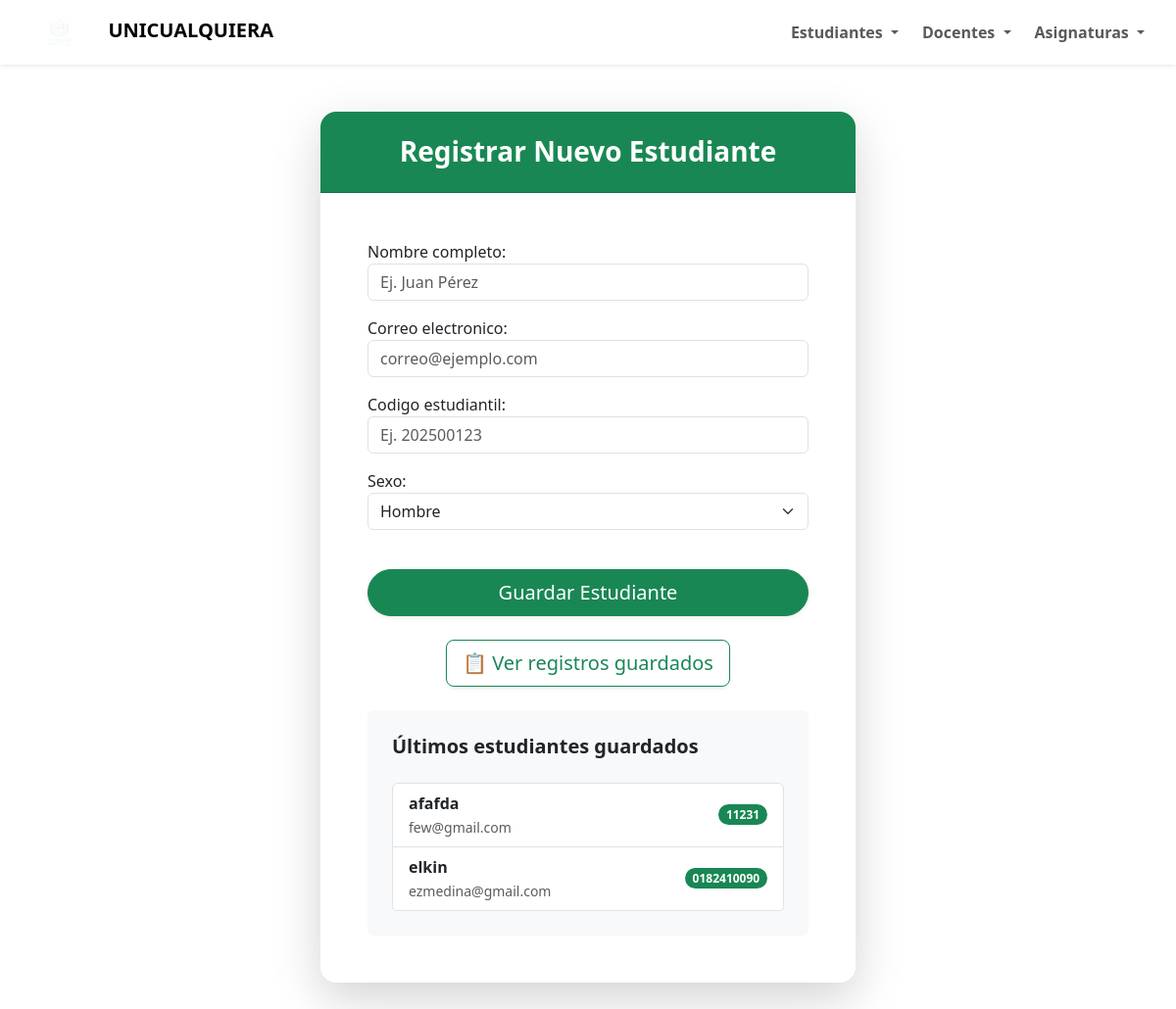
The app's page /estudiantes/crear-estudiante/, older data.
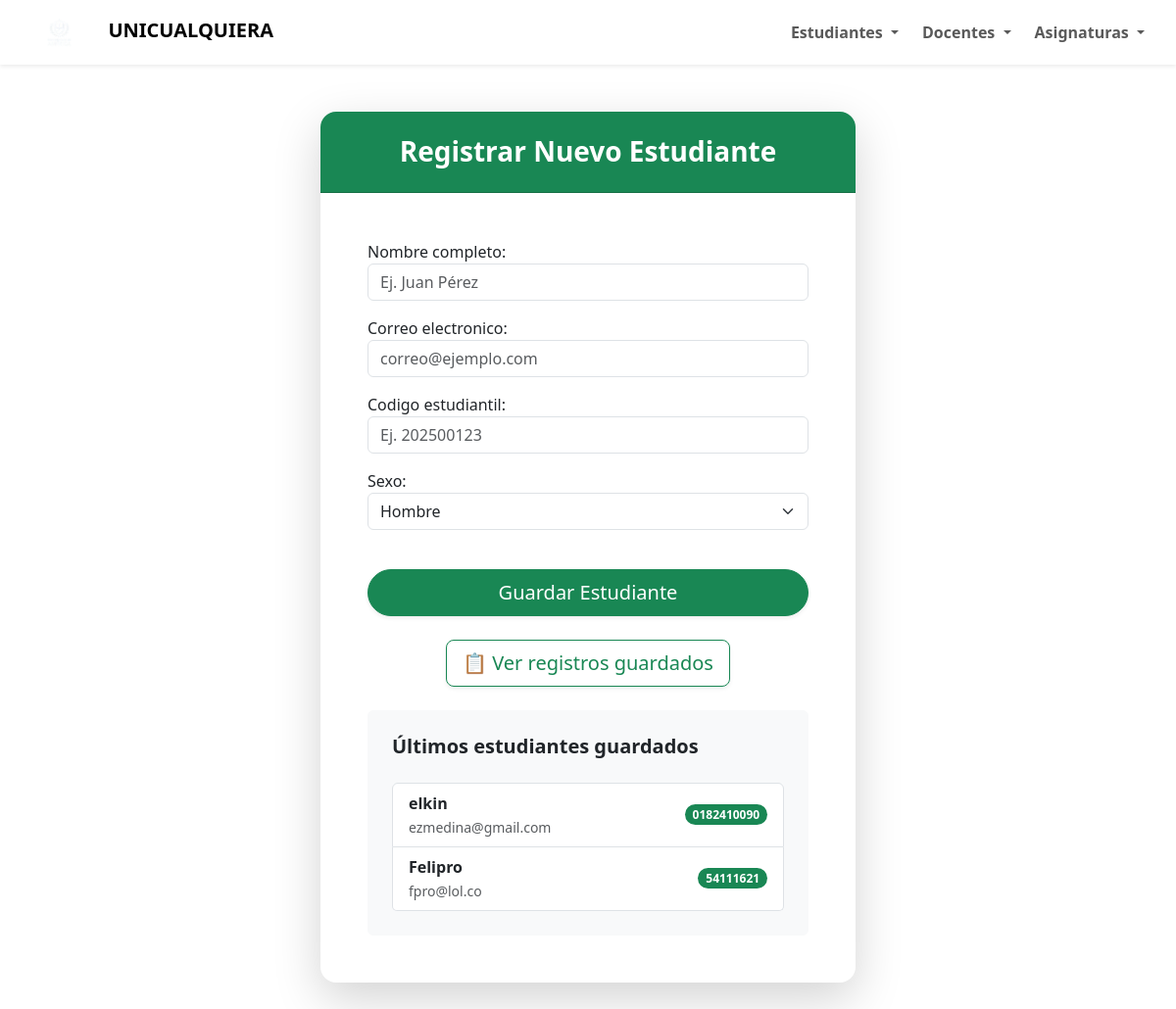
The same page, newer data.
### apps/estudiantes/models.py (models this page shows, shortened)
class estudiantes(models.Model):
    nombre = models.CharField(max_length=100, verbose_name="Nombre completo")
    correo = models.CharField(
        max_length=100,
        verbose_name="Correo electronico",
        validators=[validar_correo],
        unique=True,
    )
    codigo = models.CharField(
        max_length=100, verbose_name="Codigo estudiantil", unique=True
    )
    class sexo_estudiante(models.TextChoices):
        Hombre = "H", "Hombre"
        Mujer = "M", "Mujer"
    sexo = models.CharField(
        max_length=1,
        choices=sexo_estudiante,
        blank=False,
        default="H",
        verbose_name="Sexo",
    )
    class Meta:
        verbose_name = "Estudiante"
        verbose_name_plural = "Estudiantes"

### apps/estudiantes/views.py (the view)
# urls.py: path('crear-estudiante/', views.crear_estudiante, name='crear_estudiante'),
def crear_estudiante(request):
    ultimos_estudiantes = estudiantes.objects.all()[:5]
    if request.method == 'POST':
        form = EstudianteForm(request.POST)
        if form.is_valid():
            form.save()
            return redirect('lista_estudiantes')
    else:
        form = EstudianteForm()
    return render(
        request,
        'estudiantes/crear_estudiante.html',
        {'form': form, 'ultimos_estudiantes': ultimos_estudiantes},
    )

### apps/estudiantes/forms.py
class EstudianteForm(forms.ModelForm):
    class Meta:
        model = estudiantes
        fields = '__all__'
        widgets = {
            'nombre': forms.TextInput(attrs={
                'class': 'form-control',
                'placeholder': 'Ej. Juan Pérez'
            }),
            'correo': forms.EmailInput(attrs={
                'class': 'form-control',
                'placeholder': 'correo@ejemplo.com'
            }),
            'codigo': forms.TextInput(attrs={
                'class': 'form-control',
                'placeholder': 'Ej. 202500123'
            }),
            'sexo': forms.Select(attrs={
                'class': 'form-select'
            }),
        }

### templates/estudiantes/crear_estudiante.html (shortened to what this page needs)
{% extends 'base_layout.html' %}
{% block content %}
<div class="container py-5">
    <div class="row justify-content-center">
        <div class="col-md-8 col-lg-6">
            <div class="card shadow-lg border-0 rounded-4">
                <div class="card-header bg-success text-white text-center py-4 rounded-top-4">
                    <h3 class="mb-0 fw-bold">
                        Registrar Nuevo Estudiante
                    </h3>
                </div>
                <div class="card-body p-4 p-md-5">
                    <form method="POST" class="needs-validation" novalidate>
                        <div class="mb-4">
                            {{ form.as_p }}
                        </div>
                        <button type="submit"
                                class="btn btn-success btn-lg w-100 rounded-pill shadow-sm mt-3">
                            Guardar Estudiante
                        </button>
                    </form>
                    <div class="text-center mt-4">
                        <a href="{% url 'lista_estudiantes' %}" class="btn btn-outline-success btn-lg shadow-sm">
                            📋 Ver registros guardados
                        </a>
                    </div>
                    <div class="mt-4 card bg-light border-light p-4">
                        <h5 class="fw-semibold">Últimos estudiantes guardados</h5>
                        {% if ultimos_estudiantes %}
                            <ul class="list-group mt-3">
                                {% for estudiante in ultimos_estudiantes %}
                                    <li class="list-group-item d-flex justify-content-between align-items-center">
                                        <div>
                                            <strong>{{ estudiante.nombre }}</strong><br>
                                            <small class="text-muted">{{ estudiante.correo }}</small>
                                        </div>
                                        <span class="badge bg-success rounded-pill">{{ estudiante.codigo }}</span>
                                    </li>
                                {% endfor %}
                            </ul>
                        {% else %}
                            <p class="text-muted mt-3">Aún no hay estudiantes registrados.</p>
                        {% endif %}
                    </div>
                </div>
            </div>
        </div>
    </div>
</div>
{% endblock %}

Row changes from the older to the newer data that the page shows:
removed estudiantes: nombre "afafda", correo "few@gmail.com", codigo "11231"
added estudiantes: nombre "Felipro", correo "fpro@lol.co", codigo "54111621"
